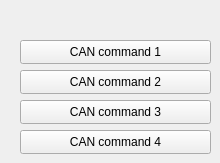
          <widget class="QWidget" name="canCommands">
           <attribute name="title">
            <string>CAN</string>
           </attribute>
           <widget class="QPushButton" name="canCommand1">
            <property name="geometry">
             <rect>
              <x>20</x>
              <y>40</y>
              <width>191</width>
              <height>24</height>
             </rect>
            </property>
            <property name="text">
             <string>CAN command 1</string>
            </property>
           </widget>
           <widget class="QPushButton" name="canCommand2">
            <property name="geometry">
             <rect>
              <x>20</x>
              <y>70</y>
              <width>191</width>
              <height>24</height>
             </rect>
            </property>
            <property name="text">
             <string>CAN command 2</string>
            </property>
           </widget>
           <widget class="QPushButton" name="canCommand3">
            <property name="geometry">
             <rect>
              <x>20</x>
              <y>100</y>
              <width>191</width>
              <height>24</height>
             </rect>
            </property>
            <property name="text">
             <string>CAN command 3</string>
            </property>
           </widget>
           <widget class="QPushButton" name="canCommand4">
            <property name="geometry">
             <rect>
              <x>20</x>
              <y>130</y>
              <width>191</width>
              <height>24</height>
             </rect>
            </property>
            <property name="text">
             <string>CAN command 4</string>
            </property>
           </widget>
          </widget>
